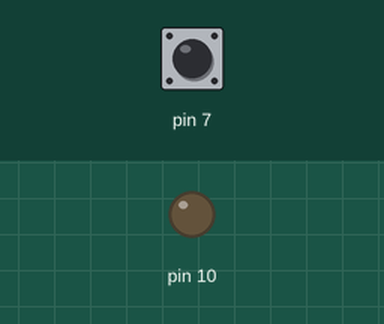
Bench run of a sketch on a simulated Arduino Uno, built with avr-gcc and run on an emulated ATmega328P. On the bench: output pins drawn as LEDs (lit = HIGH). The inputs (shaded band) are chosen by the test bench; at power-on: pin 7 LOW.

Above: at 1.2 s.
1.3 s: pin 7 driven HIGH
At 1.7 s:
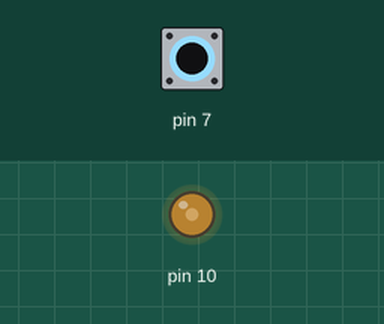
2.8 s: pin 7 pulsed LOW 5 times (0.12 s each, 0.3 s apart)
At 3.07 s:
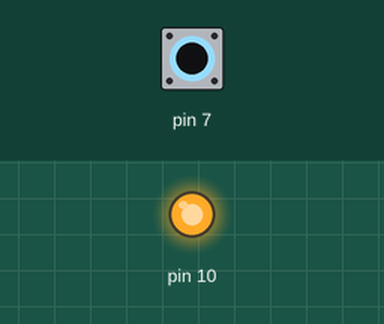
Timing chart, 0 to 5.8 s (numbered marks = the images above; inputs shaded):
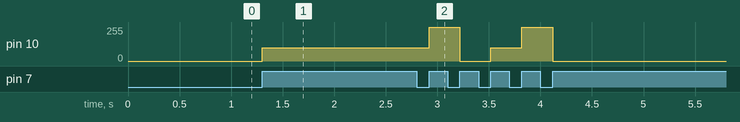

The sketch:

0329_0_deskLamp_Teacher.ino
```cpp
// 스탠드 선생님
void setup() {
  pinMode(7, INPUT);
  pinMode(10, OUTPUT);

  Serial.begin(9600);
}

int cnt = 0;
bool state = true;

void loop() {
  int btnState = digitalRead(7);
  // Serial.println(btnState);

  if (btnState == 1) {
    if (state == true) {
      cnt++;
      state = false;
    }
  } else if (btnState == 0) {
    state = true;
  }

  if(cnt==1){
    analogWrite(10, 100);
  }else if(cnt==2){
    analogWrite(10, 255);
  }else if(cnt==3){
    analogWrite(10,0);
    cnt=0;
  }
}
```

Measured:
- after the input at 1.3 s, pin 10: 0/255 → 100/255 at once
- after the input at 2.8 s, pin 10: 100/255 → 255/255 after 0.12 s, → 0/255 0.30 s later, → 100/255 0.30 s later, → 255/255 0.30 s later, … (5 changes in this stretch)
